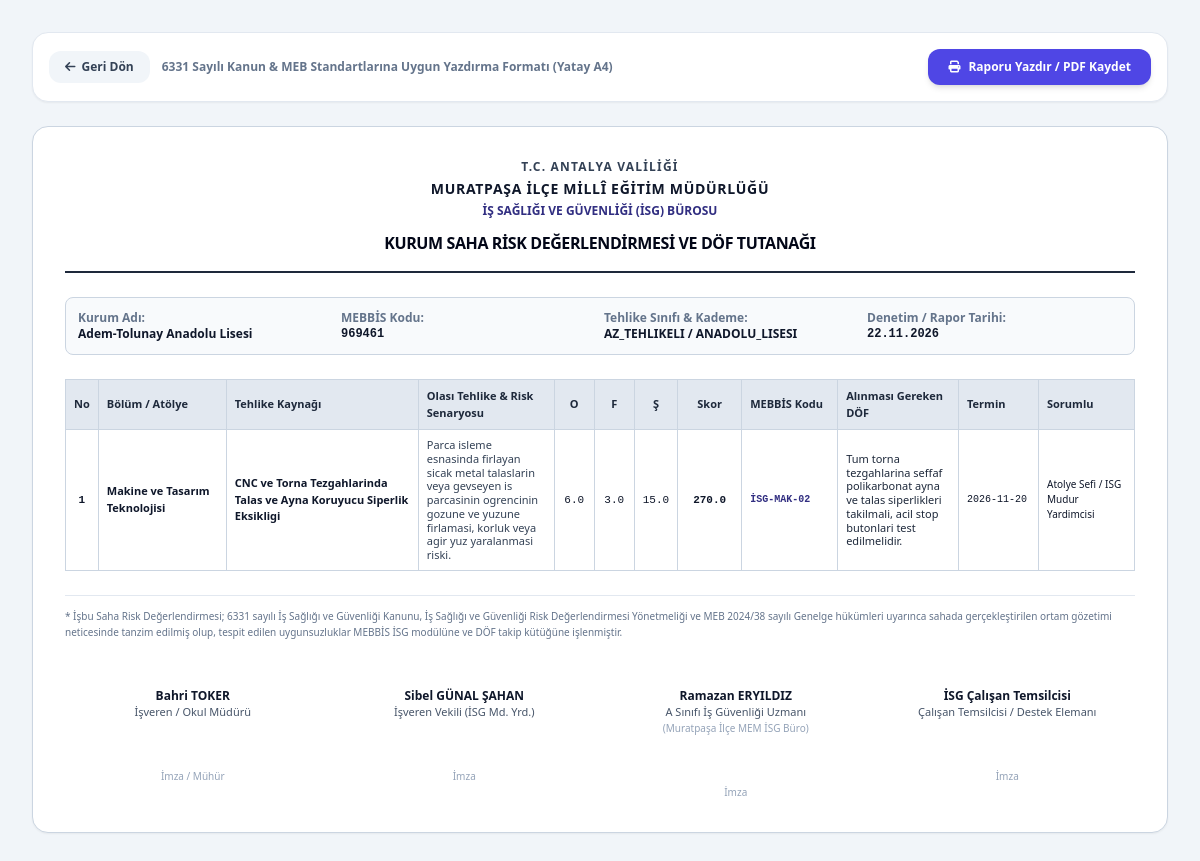
/risk-analizi-raporu/1 (signed in), run on the app's committed database.
### tables this page shows
CREATE TABLE schools (
        id INTEGER PRIMARY KEY AUTOINCREMENT,
        kurum_kodu TEXT UNIQUE NOT NULL,
        kurum_adi TEXT NOT NULL,
        kurum_statusu TEXT,
        bagli_birim TEXT,
        kurum_turu TEXT,
        oncelik_derecesi INTEGER DEFAULT 3,
        tehlike_sinifi TEXT DEFAULT 'Az Tehlikeli',
        adres TEXT,
        telefon TEXT,
        mudur_ad_soyad TEXT,
        mudur_tel TEXT,
        isveren_vekili_ad_soyad TEXT,
        isveren_vekili_tel TEXT,
        sorumlu_uzman_id INTEGER REFERENCES users(id),
        created_at TIMESTAMP DEFAULT CURRENT_TIMESTAMP
    , portal_sifre TEXT DEFAULT 'isg2026', access_token TEXT, ogrenci_sayisi INTEGER DEFAULT 0, ogretmen_sayisi INTEGER DEFAULT 0, derslik_sayisi INTEGER DEFAULT 0, bina_sayisi INTEGER DEFAULT 1, eposta TEXT, son_veri_giris_tarihi TEXT, son_veri_giren_kisi TEXT, personel_sayisi INTEGER DEFAULT 0, aylik_hizmet_suresi_dk INTEGER DEFAULT 0, meb_olcek_puani REAL, kolluk_puani REAL, toplam_guvenlik_puani REAL, siginak_var_mi TEXT DEFAULT 'Yok', siginak_kapasite_kisi INTEGER DEFAULT 0, siginak_alan_m2 INTEGER DEFAULT 0, is_active_school INTEGER DEFAULT 1, kategori TEXT DEFAULT 'RESMI', genel_mudurluk TEXT, kademe TEXT, kolluk_sorumluluk_bolgesi TEXT DEFAULT 'Muratpaşa İlçe Emniyet Müdürlüğü', koordinat TEXT);

CREATE TABLE risk_assessments (
        id INTEGER PRIMARY KEY AUTOINCREMENT,
        school_id INTEGER REFERENCES schools(id) ON DELETE CASCADE,
        barkod_no TEXT,
        revizyon_no TEXT,
        kontrol_edilen_birim TEXT,
        tehlike TEXT,
        tehlike_unsurlari TEXT,
        riskler TEXT,
        olasilik TEXT,
        siddet TEXT,
        risk_puani INTEGER,
        sorumlular TEXT,
        alinan_onlemler TEXT,
        dayanak_mevzuat TEXT,
        termin_tarihi TEXT,
        dof_durumu TEXT,
        created_at TIMESTAMP DEFAULT CURRENT_TIMESTAMP
    , bolum_unite TEXT, meslek_alani_veya_atolye_adi TEXT, degerlendirme_metodu TEXT DEFAULT 'FINE_KINNEY', frekans REAL, risk_skoru REAL, risk_seviyesi TEXT, alinmasi_gereken_dof_onlem TEXT, mebbis_kutuphane_kodu TEXT, mebbis_dof_aciklama_metni TEXT, odenek_talep_kapsaminda_mi INTEGER DEFAULT 0, denetleyen_uzman TEXT DEFAULT 'Ramazan ERYILDIZ', ekip_onayi INTEGER DEFAULT 1);

### app.py (the view)
@app.get("/risk-analizi-raporu/{school_id}", response_class=HTMLResponse)
def print_risk_report_page(request: Request, school_id: int):
    user = get_current_user(request)
    if not user:
        return RedirectResponse("/login", status_code=303)
    conn = get_db()
    c = conn.cursor()
    c.execute("SELECT * FROM schools WHERE id = ?", (school_id,))
    school = c.fetchone()
    if not school:
        conn.close()
        raise HTTPException(status_code=404, detail="Okul bulunamadı.")
    c.execute("""
        SELECT * FROM risk_assessments
        WHERE school_id = ?
        ORDER BY risk_skoru DESC, id ASC
    """, (school_id,))
    risks = [dict(r) for r in c.fetchall()]
    conn.close()
    return templates.TemplateResponse(request=request, name="risk_report_print.html", context={
        "user": user,
        "school": dict(school),
        "risks": risks,
        "expert_name": "Ramazan ERYILDIZ",
        "expert_title": "A Sınıfı İş Güvenliği Uzmanı (İlçe MEM İSG Büro)",
        "today": datetime.now().strftime("%d.%m.%Y")
    })

### templates/risk_report_print.html (shortened to what this page needs)
<!DOCTYPE html>
<html lang="tr">
<head>
    <script src="https://cdn.tailwindcss.com"></script>
    <link rel="stylesheet" href="https://cdnjs.cloudflare.com/ajax/libs/font-awesome/6.5.1/css/all.min.css">
</head>
<body class="bg-slate-100 text-slate-900 font-sans p-4 sm:p-8">
    <div class="no-print max-w-7xl mx-auto mb-6 flex items-center justify-between bg-white p-4 rounded-2xl shadow-sm border border-slate-200">
        <div class="flex items-center gap-3">
            <a href="/dinamik-risk-degerlendirme?school_id={{ school.id }}" class="px-4 py-2 rounded-xl bg-slate-100 hover:bg-slate-200 text-slate-700 text-xs font-bold transition flex items-center gap-1.5">
                <i class="fa-solid fa-arrow-left"></i> Geri Dön
            </a>
            <span class="text-xs font-bold text-slate-500">6331 Sayılı Kanun & MEB Standartlarına Uygun Yazdırma Formatı (Yatay A4)</span>
        </div>
        <button onclick="window.print()" class="px-5 py-2.5 rounded-xl bg-indigo-600 hover:bg-indigo-700 text-white text-xs font-extrabold shadow-md transition flex items-center gap-2">
            <i class="fa-solid fa-print"></i>
            <span>Raporu Yazdır / PDF Kaydet</span>
        </button>
    </div>
    <div class="max-w-7xl mx-auto bg-white p-8 rounded-2xl shadow-sm border border-slate-300 space-y-6">
        <div class="border-b-2 border-slate-800 pb-4 flex items-center justify-between">
            <div class="text-center w-full space-y-1">
                <div class="text-xs font-extrabold uppercase tracking-widest text-slate-700">T.C. ANTALYA VALİLİĞİ</div>
                <div class="text-sm font-black uppercase tracking-wider text-slate-900">MURATPAŞA İLÇE MİLLÎ EĞİTİM MÜDÜRLÜĞÜ</div>
                <div class="text-xs font-extrabold text-indigo-900">İŞ SAĞLIĞI VE GÜVENLİĞİ (İSG) BÜROSU</div>
                <h1 class="text-base font-black uppercase tracking-tight text-slate-950 pt-2">
                    KURUM SAHA RİSK DEĞERLENDİRMESİ VE DÖF TUTANAĞI
                </h1>
            </div>
        </div>
        <div class="grid grid-cols-4 gap-2 text-xs border border-slate-300 rounded-lg p-3 bg-slate-50">
            <div>
                <span class="text-slate-500 font-bold">Kurum Adı:</span>
                <div class="font-extrabold text-slate-900">{{ school.kurum_adi }}</div>
            </div>
            <div>
                <span class="text-slate-500 font-bold">MEBBİS Kodu:</span>
                <div class="font-mono font-extrabold text-slate-900">{{ school.kurum_kodu }}</div>
            </div>
            <div>
                <span class="text-slate-500 font-bold">Tehlike Sınıfı & Kademe:</span>
                <div class="font-bold text-slate-900">{{ school.tehlike_sinifi or 'Az Tehlikeli' }} / {{ school.kademe or 'Genel' }}</div>
            </div>
            <div>
                <span class="text-slate-500 font-bold">Denetim / Rapor Tarihi:</span>
                <div class="font-mono font-bold text-slate-900">{{ today }}</div>
            </div>
        </div>
        <div class="overflow-x-auto">
            <table class="w-full text-left text-[11px] border-collapse border border-slate-300">
                <thead>
                    <tr class="bg-slate-200 text-slate-800 font-black border-b border-slate-400">
                        <th class="border border-slate-300 p-2 text-center w-8">No</th>
                        <th class="border border-slate-300 p-2 w-32">Bölüm / Atölye</th>
                        <th class="border border-slate-300 p-2 w-48">Tehlike Kaynağı</th>
                        <th class="border border-slate-300 p-2">Olası Tehlike & Risk Senaryosu</th>
                        <th class="border border-slate-300 p-2 text-center w-10">O</th>
                        <th class="border border-slate-300 p-2 text-center w-10">F</th>
                        <th class="border border-slate-300 p-2 text-center w-10">Ş</th>
                        <th class="border border-slate-300 p-2 text-center w-16">Skor</th>
                        <th class="border border-slate-300 p-2 w-24">MEBBİS Kodu</th>
                        <th class="border border-slate-300 p-2">Alınması Gereken DÖF</th>
                        <th class="border border-slate-300 p-2 w-20">Termin</th>
                        <th class="border border-slate-300 p-2 w-24">Sorumlu</th>
                    </tr>
                </thead>
                <tbody>
                    {% for r in risks %}
                    <tr class="border-b border-slate-300 hover:bg-slate-50">
                        <td class="border border-slate-300 p-2 text-center font-mono font-bold">{{ loop.index }}</td>
                        <td class="border border-slate-300 p-2 font-bold">{{ r.meslek_alani_veya_atolye_adi or r.bolum_unite or r.kontrol_edilen_birim }}</td>
                        <td class="border border-slate-300 p-2 font-semibold text-slate-900">{{ r.tehlike }}</td>
                        <td class="border border-slate-300 p-2 text-slate-700 leading-tight">{{ r.tehlike_unsurlari or r.riskler }}</td>
                        <td class="border border-slate-300 p-2 text-center font-mono">{{ r.olasilik or '-' }}</td>
                        <td class="border border-slate-300 p-2 text-center font-mono">{{ r.frekans or '-' }}</td>
                        <td class="border border-slate-300 p-2 text-center font-mono">{{ r.siddet or '-' }}</td>
                        <td class="border border-slate-300 p-2 text-center font-mono font-black text-slate-900">
                            {{ r.risk_skoru or r.risk_puani }}
                        </td>
                        <td class="border border-slate-300 p-2 font-mono text-[10px] text-indigo-900 font-bold">
                            {{ r.mebbis_kutuphane_kodu or 'İSG-GENEL-01' }}
                        </td>
                        <td class="border border-slate-300 p-2 text-slate-800 leading-tight">
                            {{ r.alinmasi_gereken_dof_onlem or r.alinan_onlemler }}
                        </td>
                        <td class="border border-slate-300 p-2 font-mono text-[10px]">{{ r.termin_tarihi or '-' }}</td>
                        <td class="border border-slate-300 p-2 text-[10px]">{{ r.sorumlular or 'İşveren Vekili' }}</td>
                    </tr>
                    {% else %}
                    <tr>
                        <td colspan="12" class="p-6 text-center text-slate-400 border border-slate-300">
                            Bu kuruma ait kayıtlı bir risk maddesi bulunamadı.
                        </td>
                    </tr>
                    {% endfor %}
                </tbody>
            </table>
        </div>
        <div class="text-[10px] text-slate-500 leading-relaxed border-t border-slate-200 pt-3">
            * İşbu Saha Risk Değerlendirmesi; 6331 sayılı İş Sağlığı ve Güvenliği Kanunu, İş Sağlığı ve Güvenliği Risk Değerlendirmesi Yönetmeliği ve MEB 2024/38 sayılı Genelge hükümleri uyarınca sahada gerçekleştirilen ortam gözetimi neticesinde tanzim edilmiş olup, tespit edilen uygunsuzluklar MEBBİS İSG modülüne ve DÖF takip kütüğüne işlenmiştir.
        </div>
        <div class="grid grid-cols-4 gap-4 text-center pt-6 text-xs">
            <div class="space-y-12">
                <div>
                    <div class="font-extrabold text-slate-900">{{ school.mudur_ad_soyad or 'Okul Müdürü' }}</div>
                    <div class="text-[11px] text-slate-600">İşveren / Okul Müdürü</div>
                </div>
                <div class="text-slate-400 text-[10px]">İmza / Mühür</div>
            </div>
            <div class="space-y-12">
                <div>
                    <div class="font-extrabold text-slate-900">{{ school.isveren_vekili_ad_soyad or 'Müdür Yardımcısı' }}</div>
                    <div class="text-[11px] text-slate-600">İşveren Vekili (İSG Md. Yrd.)</div>
                </div>
                <div class="text-slate-400 text-[10px]">İmza</div>
            </div>
            <div class="space-y-12">
                <div>
                    <div class="font-extrabold text-slate-900">Ramazan ERYILDIZ</div>
                    <div class="text-[11px] text-slate-600">A Sınıfı İş Güvenliği Uzmanı<br><span class="text-[10px] text-slate-400">(Muratpaşa İlçe MEM İSG Büro)</span></div>
                </div>
                <div class="text-slate-400 text-[10px]">İmza</div>
            </div>
            <div class="space-y-12">
                <div>
                    <div class="font-extrabold text-slate-900">İSG Çalışan Temsilcisi</div>
                    <div class="text-[11px] text-slate-600">Çalışan Temsilcisi / Destek Elemanı</div>
                </div>
                <div class="text-slate-400 text-[10px]">İmza</div>
            </div>
        </div>
    </div>
</body>
</html>

### data on the page
schools: kurum_adi "Adem-Tolunay Anadolu Lisesi", kurum_kodu "969461", tehlike_sinifi "AZ_TEHLIKELI", kademe "ANADOLU_LISESI", mudur_ad_soyad "Bahri TOKER", isveren_vekili_ad_soyad "Sibel GÜNAL ŞAHAN"
risk_assessments: meslek_alani_veya_atolye_adi "Makine ve Tasarım Teknolojisi", tehlike "CNC ve Torna Tezgahlarinda Talas ve Ayna Koruyucu Siperlik Eksikligi", tehlike_unsurlari "Parca isleme esnasinda firlayan sicak metal talaslarin veya gevseyen is parcasinin ogrencinin gozune ve yuzune firlamasi, korluk veya agir yuz yaralanmasi riski.", olasilik "6.0", frekans "3.0", siddet "15.0", risk_skoru "270.0", mebbis_kutuphane_kodu "İSG-MAK-02", alinmasi_gereken_dof_onlem "Tum torna tezgahlarina seffaf polikarbonat ayna ve talas siperlikleri takilmali, acil stop butonlari test edilmelidir.", termin_tarihi "2026-11-20", sorumlular "Atolye Sefi / ISG Mudur Yardimcisi"

### other printed values
{{ today }} "22.11.2026"
